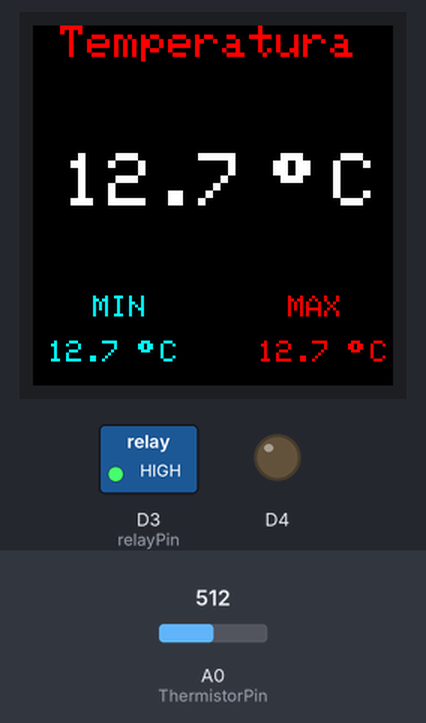
A sketch run on a simulated ESP8266 (NodeMCU). Shown: 240×240 colour display, switched loads named in the sketch (green lamp = pin HIGH), output pins drawn as LEDs (lit = HIGH). Inputs (shaded band) come from the test bench; at power-on: A0 (ThermistorPin) = 512. WiFi joins after 1.5 s; servers stay silent unless stated; random numbers use the default seed unless the sketch sets one; no MQTT or app messages arrive unless stated; what the sketch prints to the serial monitor is not drawn.

Above: at 3.3 s.
3.4 s: A0 (ThermistorPin) set to 638
At 4.9 s:
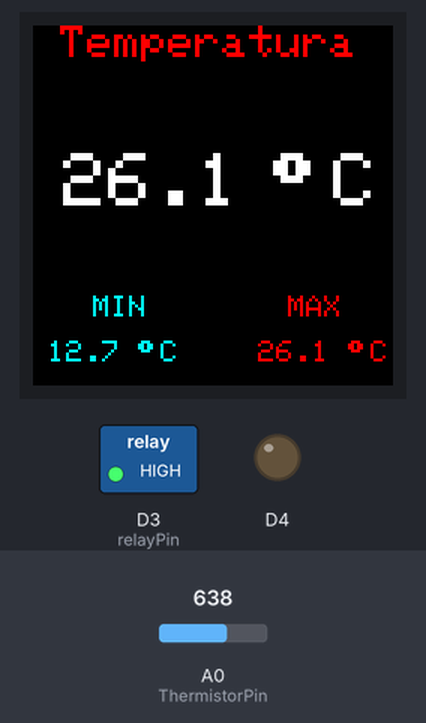
5.2 s: A0 (ThermistorPin) set to 662
At 6.7 s:
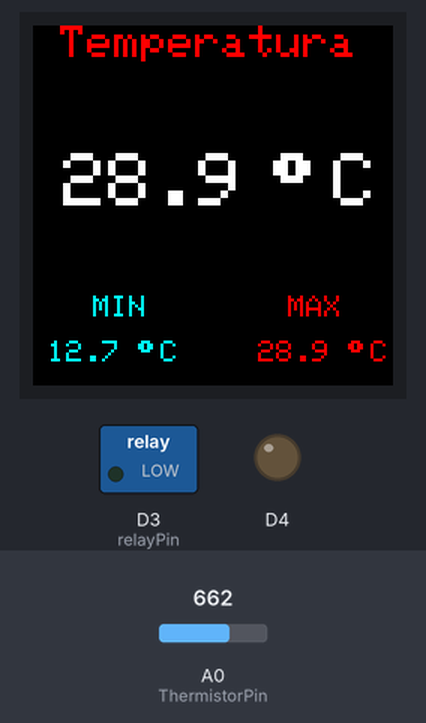
7.2 s: A0 (ThermistorPin) set to 716
At 8.4 s:
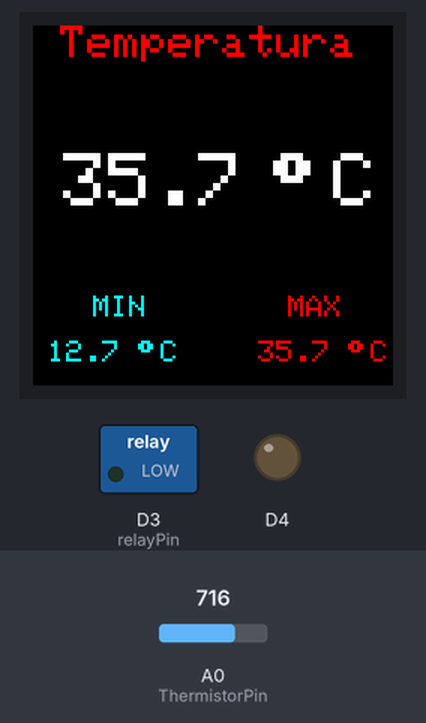
Timing chart, 0 to 10.2 s (numbered marks = the images above; inputs shaded):
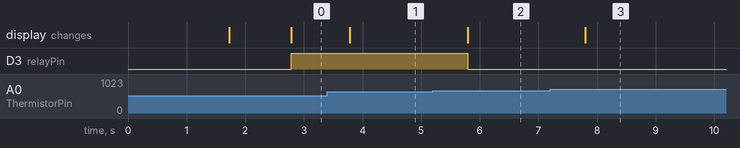

Measured:
- the behaviour switches between 645 and 646 on A0 (ThermistorPin) (found by bisection; images 1 and 2)
- after the input at 3.4 s, the display: changes after 0.39 s (image 1)
- after the input at 5.2 s, D3 (relayPin): HIGH → LOW after 0.59 s; the display: changes after 0.59 s (image 2)
- after the input at 7.2 s, the display: changes after 0.60 s (image 3)

The sketch:

esp8266_alon_alpha.ino
```cpp
#include <Adafruit_GFX.h>     // Adafruit core graphics library
#include <Adafruit_ST7789.h>  // Adafruit hardware-specific library for ST7789
#include <ESP8266WiFi.h>
#include <PubSubClient.h>
#include <Adafruit_Sensor.h>


// ST7789 TFT module connections
#define TFT_DC    5     // TFT DC  pin is connected to NodeMCU pin D1 (GPIO5)
#define TFT_RST   4     // TFT RST pin is connected to NodeMCU pin D2 (GPIO4)
#define TFT_CS    15     // TFT CS  pin is connected to NodeMCU pin D8 (GPIO15)
#define SCR_WD   240
#define SCR_HT   240
#define TEMP_X 20
#define TEMP_Y 85

// NTC Thermostor connections
#define ThermistorPin A0


// RELAY connections
#define relayPin  0
bool relayState = true;  // Estado atual do relé

// initialize ST7789 TFT library with hardware SPI module
// SCK (CLK) ---> NodeMCU pin D5 (GPIO14)
// MOSI(DIN) ---> NodeMCU pin D7 (GPIO13)
Adafruit_ST7789 tft = Adafruit_ST7789(TFT_CS, TFT_DC, TFT_RST);

// Variavéis de Temperatura
int Vo;
float R1 = 10000;
float logR2, R2, T;
float c1 = 1.009249522e-03, c2 = 2.378405444e-04, c3 = 2.019202697e-07;
float previousTemp = -100.0;
float tempC = 0;
float minTemp = 200;
float maxTemp = 0;
float nominalTemperature = 25.0;  // Temperatura nominal em Celsius
float upperThreshold = nominalTemperature + 2.0;  // Limite superior
float lowerThreshold = nominalTemperature - 2.0;  // Limite inferior


// Update these with values suitable for your network.
const char* ssid = "YMSHOPFLOOR";
const char* password = "Kr4sn@ya7v3zDa";
const char* mqtt_server = "172.21.68.55";

WiFiClient espClient;
PubSubClient client(espClient);
unsigned long lastMsg = 0;
#define MSG_BUFFER_SIZE	(50)
char msg[MSG_BUFFER_SIZE];
String mesg;

void setup() {
  pinMode(relayPin, OUTPUT);
  // pinMode(buttonPin, INPUT_PULLUP);

  pinMode(BUILTIN_LED, OUTPUT);     // Initialize the BUILTIN_LED pin as an output
  Serial.begin(9600);
  setup_wifi();
  client.setServer(mqtt_server, 3377);
  // client.setCallback(callback);

  Serial.println("Starting up ...");
  // if the display has CS pin try with SPI_MODE0
  tft.init(SCR_WD, SCR_HT, SPI_MODE2);    // init ST7789 display 240x240 pixel
  Serial.println(F("Initialized"));
  tft.fillScreen(ST77XX_BLACK);
  tft.setCursor(0, 0);
  tft.setTextColor(ST77XX_RED);
  tft.setTextSize(3);
  tft.println(" Temperatura");
  tft.setCursor(160, TEMP_Y);
  tft.setTextSize(5);
  tft.setTextColor(ST77XX_WHITE);
  tft.println((char)247 );
  tft.setCursor(200, TEMP_Y);
  tft.println("C");

  tft.setCursor(40, 180);
  tft.setTextSize(2);
  tft.setTextColor(ST77XX_CYAN);
  tft.println("MIN");
  printMinTempDegreesSymbol();
  printMaxTempDegreesSymbol();

  tft.setCursor(170, 180);
  tft.setTextSize(2);
  tft.setTextColor(ST77XX_RED);
  tft.println("MAX");

}
void loop() {
  if (!client.connected()) {
    reconnect();
  }
  client.loop();

  delay(1000);

  Vo = analogRead(ThermistorPin);
  R2 = R1 * (1023.0 / (float)Vo - 1.0);
  logR2 = log(R2);
  T = (1.0 / (c1 + c2*logR2 + c3*logR2*logR2*logR2));
  T = T - 285.15;
  previousTemp = tempC;
  tempC = T;
  if(tempC<minTemp)
    {
      deleteMinTemp();
      minTemp = tempC;
    }
    if(tempC>maxTemp)
    {
      deleteMaxTemp();
      maxTemp = tempC;
    }
    if(previousTemp!=tempC)
    {
       deletePreviousTemp();
       printTemp();
       printMinTemp();
       printMaxTemp();
    }

  unsigned long now = millis();
  if (now - lastMsg > 2000) {
    lastMsg = now;
    snprintf (msg, MSG_BUFFER_SIZE, "%.2f C°", tempC);
    Serial.print("Publish message: ");
    Serial.println(msg);
    client.publish("Monitor_Alon_Alpha/RMTZ2000", msg);
  }

  // Controle do relé baseado na temperatura
  if (tempC >= upperThreshold && !relayState) {
    digitalWrite(relayPin, LOW);  // Liga o relé
    relayState = true;
  } else if (tempC <= lowerThreshold && relayState) {
    digitalWrite(relayPin, HIGH);   // Desliga o relé
    relayState = false;
  }

  int estado_rele = digitalRead(relayPin);
  Serial.print("D3 = ");
  Serial.print(estado_rele);
  Serial.println();

}

void deletePreviousTemp()
{
  tft.setCursor(TEMP_X, TEMP_Y);
  tft.setTextSize(5);
  tft.setTextColor(ST77XX_BLACK);
  tft.println(previousTemp,1);
}

void printTemp()
{
  tft.setCursor(TEMP_X, TEMP_Y);
  tft.setTextSize(5);
  tft.setTextColor(ST77XX_WHITE);
  tft.println(tempC,1);
}

void printMinTemp()
{
  tft.setCursor(10, 210);
  tft.setTextSize(2);
  tft.setTextColor(ST77XX_CYAN);
  tft.println(minTemp,1);
}

void printMaxTemp()
{
  tft.setCursor(150, 210);
  tft.setTextSize(2);
  tft.setTextColor(ST77XX_RED);
  tft.println(maxTemp,1);
}

void deleteMaxTemp()
{
  tft.setCursor(150, 210);
  tft.setTextSize(2);
  tft.setTextColor(ST77XX_BLACK);
  tft.println(maxTemp,1);
}

void deleteMinTemp()
{
  tft.setCursor(10, 210);
  tft.setTextSize(2);
  tft.setTextColor(ST77XX_BLACK);
  tft.println(minTemp,1);
}

void printMinTempDegreesSymbol()
{
  tft.setCursor(70, 210);
  tft.setTextSize(2);
  tft.setTextColor(ST77XX_CYAN);
  tft.println((char)247 );
  tft.setCursor(85, 210);
  tft.println("C");
}

void printMaxTempDegreesSymbol()
{
  tft.setCursor(210, 210);
  tft.setTextSize(2);
  tft.setTextColor(ST77XX_RED);
  tft.println((char)247 );
  tft.setCursor(225, 210);
  tft.println("C");
}


void setup_wifi() {

  delay(10);
  // We start by connecting to a WiFi network
  Serial.println();
  Serial.print("Connecting to ");
  Serial.println(ssid);

  WiFi.mode(WIFI_STA);
  WiFi.begin(ssid, password);

  while (WiFi.status() != WL_CONNECTED) {
    delay(500);
    Serial.print(".");
  }

  randomSeed(micros());

  Serial.println("");
  Serial.println("WiFi connected");
  Serial.println("IP address: ");
  Serial.println(WiFi.localIP());
}

void callback(char* topic, byte* payload, unsigned int length) {
  Serial.print("Message arrived [");
  Serial.print(topic);
  Serial.print("] ");
  for (int i = 0; i < length; i++) {
    Serial.print((char)payload[i]);
  }
  Serial.println();

  // Switch on the LED if an 1 was received as first character
  if ((char)payload[0] == '1') {
    digitalWrite(BUILTIN_LED, LOW);   // Turn the LED on (Note that LOW is the voltage level
    // but actually the LED is on; this is because
    // it is active low on the ESP-01)
  } else {
    digitalWrite(BUILTIN_LED, HIGH);  // Turn the LED off by making the voltage HIGH
  }

}

void reconnect() {
  // Loop until we're reconnected
  while (!client.connected()) {
    Serial.print("Attempting MQTT connection...");
    // Create a random client ID
    String clientId = "ESP8266Client-";
    clientId += String(random(0xffff), HEX);
    // Attempt to connect
    if (client.connect(clientId.c_str())) {
      Serial.println("connected");
      // Once connected, publish an announcement...
      client.publish("Monitor_Alon_Alpha/RMTZ2000", "MQTT Server is Conected...");
      // ... and resubscribe
      client.subscribe("Monitor_Alon_Alpha/RMTZ2000");
    } else {
      Serial.print("failed, rc=");
      Serial.print(client.state());
      Serial.println(" try again in 5 seconds");
      // Wait 5 seconds before retrying
      delay(5000);
    }
  }
}
// end of code.
```
